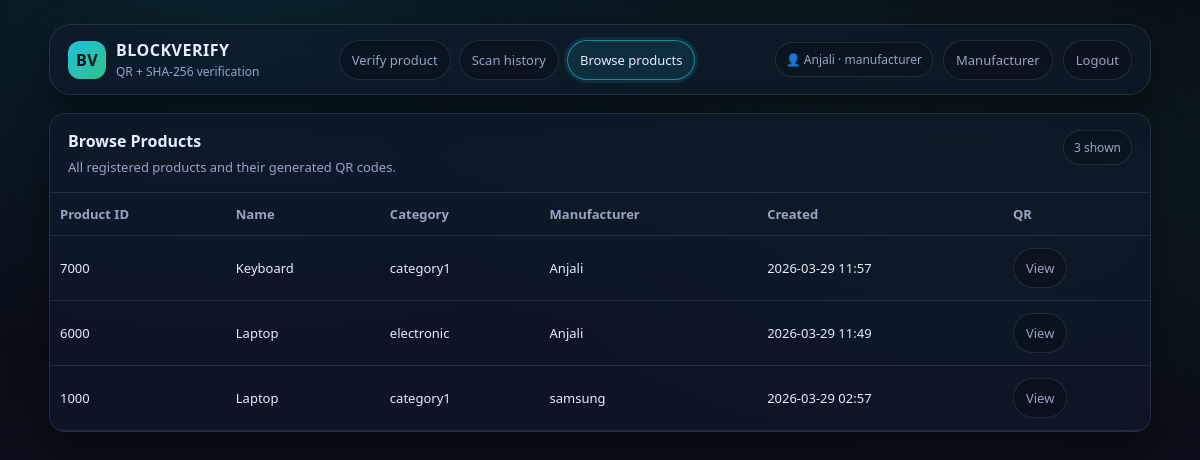
/browse-products/ (signed in), run on the app's committed database.
### products/models.py (models this page shows, shortened)
class User(AbstractUser):
    ROLE_ADMIN = "admin"
    ROLE_MANUFACTURER = "manufacturer"
    ROLE_CUSTOMER = "customer"
    ROLE_CHOICES = (
        (ROLE_ADMIN, "Admin"),
        (ROLE_MANUFACTURER, "Manufacturer"),
        (ROLE_CUSTOMER, "Customer"),
    )
    role = models.CharField(max_length=20, choices=ROLE_CHOICES, default=ROLE_CUSTOMER)

class Product(models.Model):
    product_id = models.CharField(max_length=100, unique=True)
    product_name = models.CharField(max_length=200)
    category = models.CharField(max_length=120)
    manufacturer_user = models.ForeignKey(
        User,
        on_delete=models.CASCADE,
        related_name="products",
        limit_choices_to={"role": User.ROLE_MANUFACTURER},
    )
    manufacturer_name = models.CharField(max_length=200)
    hash_value = models.CharField(max_length=64, blank=True)
    qr_code = models.ImageField(upload_to="qrcodes/", blank=True)
    created_at = models.DateTimeField(auto_now_add=True)

### products/views.py (the view)
# urls.py: path("browse-products/", product_views.browse_products, name="browse_products"),
@login_required
def browse_products(request: HttpRequest):
    user = request.user
    role = getattr(user, "role", None)
    if role == User.ROLE_ADMIN:
        products = Product.objects.all().order_by("-created_at")[:500]
    elif role == User.ROLE_MANUFACTURER:
        products = Product.objects.filter(manufacturer_user=user).order_by("-created_at")[:500]
    else:
        products = Product.objects.all().order_by("-created_at")[:500]
    return render(
        request,
        "browse_products.html",
        {
            "active_tab": "browse_products",
            "products": products,
        },
    )

### products/templates/browse_products.html (shortened to what this page needs)
{% extends "base.html" %}
{% block content %}
<section class="card" style="margin-top:18px">
  <div class="hd">
    <div>
      <h2>Browse Products</h2>
      <p>All registered products and their generated QR codes.</p>
    </div>
    <span class="badge">{{ products|length }} shown</span>
  </div>
  <div class="bd" style="padding:0">
    {% if products %}
      <table>
        <thead>
          <tr>
            <th>Product ID</th>
            <th>Name</th>
            <th>Category</th>
            <th>Manufacturer</th>
            <th>Created</th>
            <th>QR</th>
          </tr>
        </thead>
        <tbody>
          {% for p in products %}
            <tr>
              <td>{{ p.product_id }}</td>
              <td>{{ p.product_name }}</td>
              <td>{{ p.category }}</td>
              <td>{{ p.manufacturer_name }}</td>
              <td>{{ p.created_at|date:"Y-m-d H:i" }}</td>
              <td>
                {% if p.qr_code %}
                  <a class="pill" href="{{ p.qr_code.url }}" target="_blank" rel="noreferrer">View</a>
                {% else %}
                  -
                {% endif %}
              </td>
            </tr>
          {% endfor %}
        </tbody>
      </table>
    {% else %}
      <div class="empty">No products found.</div>
    {% endif %}
  </div>
</section>
{% endblock %}

### products/templates/base.html (shortened to what this page needs)
{% load static %}
<!doctype html>
<html lang="en">
<head>
</head>
<body>
  <div class="wrap">
    <div class="topbar">
      <div class="brand">
        <div class="logo">BV</div>
        <div>
          <h1>BLOCKVERIFY</h1>
          <small>QR + SHA-256 verification</small>
        </div>
      </div>
      <nav class="nav">
        <a class="pill {% if active_tab == 'verify' %}active{% endif %}" href="{% url 'verify' %}">Verify product</a>
        <a class="pill {% if active_tab == 'scan_history' %}active{% endif %}" href="{% url 'scan_history' %}">Scan history</a>
        <a class="pill {% if active_tab == 'browse_products' %}active{% endif %}" href="{% url 'browse_products' %}">Browse products</a>
      </nav>
      <div class="right">
        {% if request.user.is_authenticated %}
          <span class="badge">👤 {{ request.user.username }} · {{ request.user.role }}</span>
          {% if request.user.role == 'admin' %}
            <a class="pill" href="{% url 'admin_dashboard' %}">Admin</a>
          {% elif request.user.role == 'manufacturer' %}
            <a class="pill" href="{% url 'manufacturer_dashboard' %}">Manufacturer</a>
          {% endif %}
          <a class="pill" href="{% url 'logout' %}">Logout</a>
        {% else %}
          <a class="pill" href="{% url 'login' %}">Login</a>
          <a class="pill" href="{% url 'register' %}">Register</a>
        {% endif %}
      </div>
    </div>
    {% block content %}{% endblock %}
  </div>
</body>
</html>

### products/templates/base.html (style rules this page uses)
:root { --bg0:#070a12; --bg1:#0d1220; --card:#0f1a2e; --text:#e8eefc; --muted:#98a4c5; --line:rgba(255,255,255,.10); --cyan:#22d3ee; --green:#34d399; --red:#fb7185; --yellow:#fbbf24; --shadow: 0 16px 40px rgba(0,0,0,.45); --radius: 16px; }
* { box-sizing:border-box }
body { margin:0; font-family: ui-sans-serif, system-ui, -apple-system, Segoe UI, Roboto, Arial, "Noto Sans", "Apple Color Emoji","Segoe UI Emoji"; background: radial-gradient(1200px 600px at 20% 0%, rgba(34,211,238,.12), transparent 60%), radial-gradient(900px 500px at 80% 20%, rgba(52,211,153,.10), transparent 60%), linear-gradient(180deg, var(--bg0), var(--bg1)); color:var(--text); min-height:100vh; }
a { color:inherit; text-decoration:none }
.wrap { max-width:1150px; margin:0 auto; padding:24px }
.topbar { display:flex; align-items:center; justify-content:space-between; gap:16px; padding:14px 18px; border:1px solid var(--line); background:rgba(15,26,46,.55); backdrop-filter: blur(10px); border-radius: calc(var(--radius) + 6px); box-shadow: var(--shadow); }
.brand { display:flex; align-items:center; gap:10px }
.logo { width:38px; height:38px; border-radius:12px; background: linear-gradient(135deg, rgba(34,211,238,.9), rgba(52,211,153,.9)); display:grid; place-items:center; color:#041018; font-weight:900; letter-spacing:.5px; }
.brand h1 { font-size:16px; margin:0; letter-spacing:.5px }
.brand small { display:block; color:var(--muted); font-size:12px; margin-top:2px }
.nav { display:flex; gap:8px; align-items:center; flex-wrap:wrap }
.pill { padding:10px 12px; border:1px solid var(--line); border-radius:999px; color:var(--muted); transition: all .15s ease; font-size:13px; display:inline-flex; align-items:center; gap:8px; background:rgba(7,10,18,.35); }
.pill.active { color:var(--text); border-color: rgba(34,211,238,.55); box-shadow: 0 0 0 3px rgba(34,211,238,.10); background: rgba(34,211,238,.10); }
.right { display:flex; gap:10px; align-items:center; flex-wrap:wrap }
.badge { display:inline-flex; align-items:center; gap:8px; padding:8px 10px; border:1px solid var(--line); border-radius:999px; font-size:12px; color:var(--muted); background: rgba(7,10,18,.25); }
.card { border:1px solid var(--line); border-radius: var(--radius); background: rgba(15,26,46,.62); backdrop-filter: blur(10px); box-shadow: var(--shadow); overflow:hidden; }
.card .hd { padding:16px 18px; border-bottom:1px solid var(--line); display:flex; justify-content:space-between; align-items:flex-start; gap:12px; }
.card .hd h2 { margin:0; font-size:16px }
.card .hd p { margin:6px 0 0; color:var(--muted); font-size:13px; line-height:1.4 }
.card .bd { padding:16px 18px }
table { width:100%; border-collapse:collapse }
th, td { padding:12px 10px; text-align:left; border-bottom:1px solid var(--line); font-size:13px }
th { color:var(--muted); font-weight:600 }

### data on the page
User: user.username "Anjali", user.role "manufacturer"
Product: product_id "7000", product_name "Keyboard", category "category1", manufacturer_name "Anjali", created_at "2026-03-29 11:57"
Product: product_id "6000", product_name "Laptop", category "electronic", manufacturer_name "Anjali", created_at "2026-03-29 11:49"
Product: product_id "1000", product_name "Laptop", category "category1", manufacturer_name "samsung", created_at "2026-03-29 02:57"

### other printed values
{{ products|length }} "3"
